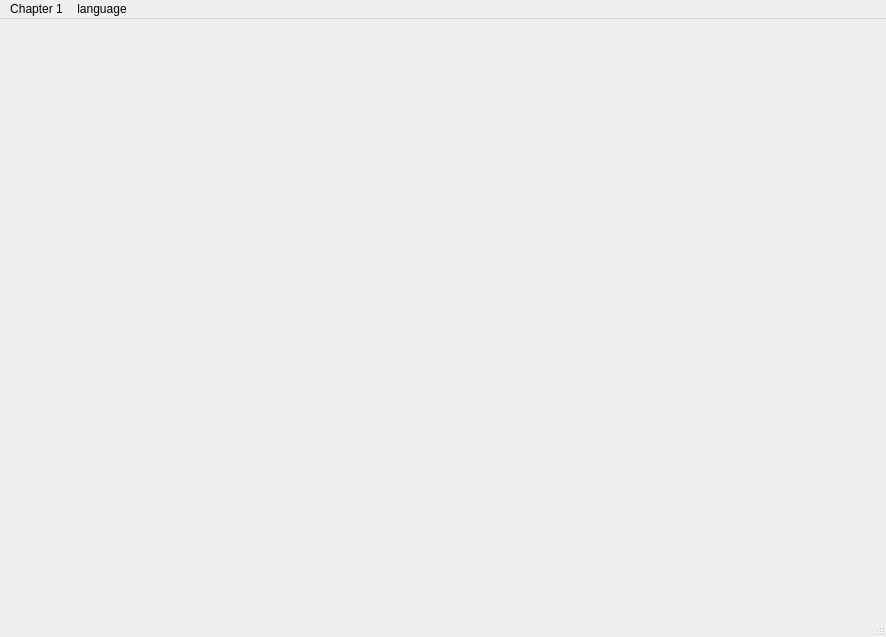
<?xml version="1.0" encoding="UTF-8"?>
<ui version="4.0">
 <class>CMainWindow</class>
 <widget class="QMainWindow" name="CMainWindow">
  <property name="geometry">
   <rect>
    <x>0</x>
    <y>0</y>
    <width>886</width>
    <height>637</height>
   </rect>
  </property>
  <property name="windowTitle">
   <string>PointCloudProcess</string>
  </property>
  <property name="locale">
   <locale language="English" country="UnitedStates"/>
  </property>
  <widget class="QWidget" name="central_widget">
   <layout class="QVBoxLayout" name="verticalLayout">
    <item>
     <widget class="QStackedWidget" name="stacked_widget">
      <property name="currentIndex">
       <number>1</number>
      </property>
      <widget class="QWidget" name="page_home">
       <layout class="QHBoxLayout" name="horizontalLayout">
        <item>
         <widget class="QTreeWidget" name="treeWidget">
          <column>
           <property name="text">
            <string>Chapter</string>
           </property>
          </column>
          <column>
           <property name="text">
            <string>Section</string>
           </property>
          </column>
          <column>
           <property name="text">
            <string>Subsection</string>
           </property>
          </column>
          <item>
           <property name="text">
            <string>新建项目</string>
           </property>
          </item>
         </widget>
        </item>
       </layout>
      </widget>
      <widget class="btsd::CCloudConvertWidget" name="page_c1s1_1"/>
     </widget>
    </item>
   </layout>
  </widget>
  <widget class="QMenuBar" name="menubar">
   <property name="geometry">
    <rect>
     <x>0</x>
     <y>0</y>
     <width>886</width>
     <height>18</height>
    </rect>
   </property>
   <widget class="QMenu" name="menu_config">
    <property name="title">
     <string>language</string>
    </property>
    <addaction name="action_english"/>
    <addaction name="action_chinese"/>
   </widget>
   <widget class="QMenu" name="menu_c1">
    <property name="title">
     <string>Chapter 1</string>
    </property>
    <widget class="QMenu" name="menu_c1s3">
     <property name="title">
      <string>Section 3</string>
     </property>
     <addaction name="action_c1s3_1"/>
     <addaction name="action_c1s3_2"/>
     <addaction name="action_c1s3_3"/>
     <addaction name="action_c1s3_4"/>
     <addaction name="action_c1s3_5"/>
    </widget>
    <widget class="QMenu" name="menu_c1s4">
     <property name="title">
      <string>Section 4</string>
     </property>
     <addaction name="action_c1s4_1"/>
     <addaction name="action_c1s4_2"/>
     <addaction name="action_c1s4_3"/>
    </widget>
    <addaction name="action_c1s1_1"/>
    <addaction name="action_c1s2_1"/>
    <addaction name="menu_c1s3"/>
    <addaction name="menu_c1s4"/>
    <addaction name="action_c1s5_1"/>
   </widget>
   <addaction name="menu_c1"/>
   <addaction name="menu_config"/>
  </widget>
  <widget class="QStatusBar" name="statusbar"/>
  <action name="action_chinese">
   <property name="checkable">
    <bool>true</bool>
   </property>
   <property name="text">
    <string>简体中文</string>
   </property>
   <property name="iconText">
    <string notr="true">简体中文</string>
   </property>
  </action>
  <action name="action_english">
   <property name="checkable">
    <bool>true</bool>
   </property>
   <property name="text">
    <string notr="true">English</string>
   </property>
  </action>
  <action name="action_c1s1_1">
   <property name="text">
    <string>Section 1</string>
   </property>
  </action>
  <action name="action_c1s2_1">
   <property name="text">
    <string>Section 2</string>
   </property>
  </action>
  <action name="action_c1s5_1">
   <property name="text">
    <string>Section 5</string>
   </property>
  </action>
  <action name="action_c1s3_1">
   <property name="text">
    <string>Subsection 1</string>
   </property>
  </action>
  <action name="action_c1s3_2">
   <property name="text">
    <string>Subsection 2</string>
   </property>
  </action>
  <action name="action_c1s3_3">
   <property name="text">
    <string>Subsection 3</string>
   </property>
  </action>
  <action name="action_c1s3_4">
   <property name="text">
    <string>Subsection 4</string>
   </property>
  </action>
  <action name="action_c1s3_5">
   <property name="text">
    <string>Subsection 5</string>
   </property>
  </action>
  <action name="action_c1s4_1">
   <property name="text">
    <string>Subsection 1</string>
   </property>
  </action>
  <action name="action_c1s4_2">
   <property name="text">
    <string>Subsection 2</string>
   </property>
  </action>
  <action name="action_c1s4_3">
   <property name="text">
    <string>Subsection 3</string>
   </property>
  </action>
 </widget>
 <customwidgets>
  <customwidget>
   <class>btsd::CCloudConvertWidget</class>
   <extends>QWidget</extends>
   <header>.\gui\cloud_convert_widget.h</header>
   <container>1</container>
  </customwidget>
 </customwidgets>
 <resources/>
 <connections/>
</ui>
